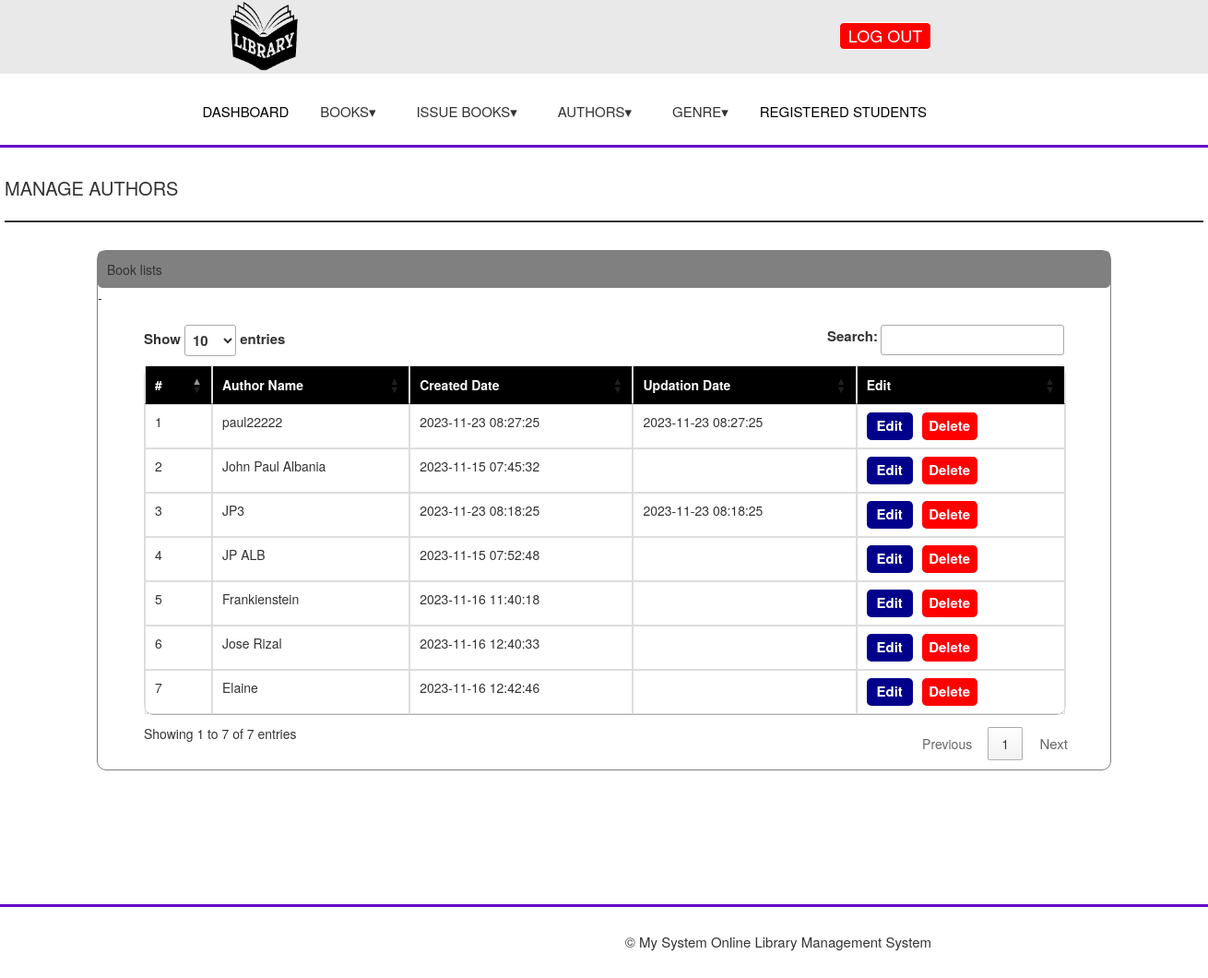
Page /admin/mautors.php on the committed database.
### tables this page shows
CREATE TABLE `tbautor` (
  `id` int(30) NOT NULL,
  `authorname` varchar(30) NOT NULL,
  `createddate` timestamp NOT NULL DEFAULT current_timestamp() ON UPDATE current_timestamp(),
  `updatedate` timestamp NULL DEFAULT NULL ON UPDATE current_timestamp()
);

### admin/tomautors.php (the view, shortened to what this page needs)
<?php
include "../connet.php";
$query = "SELECT * FROM tbautor";
$result = mysqli_query($db, $query);
if ($result) {
    if (mysqli_num_rows($result) > 0) {
        while ($row = mysqli_fetch_assoc($result)) {
            echo "<tr>";
            echo "<td style='text-align: left;'>{$row['id']}</td>";
            echo "<td style='text-align: left;'>{$row['authorname']}</td>";
            echo "<td style='text-align: left;'>{$row['createddate']}</td>";
            echo "<td style='text-align: left;'>{$row['updatedate']}</td>";
            echo "<td>";
            echo "<button onclick='editAuthor(\"{$row['id']}\")' style='border: 0px solid; height: 30px; width: 50px; border-radius: 5px; background-color: darkblue; color: white; font-size: 15px; font-weight: bold;'>Edit</button>";
            echo "<button onclick='deleteauthor({$row['id']})'style='border: 0px solid; height:30px; width: 60px; border-radius: 5px;  background-color: red; color: white; margin-left:10px; font-size: 15px; font-weight: bold;'>Delete</button>";
            echo "</td>";
            echo "</tr>";
        }
    } else {
        echo "<tr><td colspan='3'>No matching records found.</td></tr>";
    }
} else {
    echo "<tr><td colspan='3'>Error fetching authors: " . mysqli_error($db) . "</td></tr>";
}
?>

### admin/mautors.php (shortened to what this page needs)
<!DOCTYPE html>
<html lang="en">
   <head>
   <link rel="stylesheet" type="text/css" href="../extend/style.css">
    <link rel="stylesheet" href="https://maxcdn.bootstrapcdn.com/bootstrap/3.4.1/css/bootstrap.min.css">
    <link rel="stylesheet" href="https://cdn.datatables.net/1.13.7/css/jquery.dataTables.min.css">
   </head>
   <body>
      <div class="wrapper">
         <div class="header2">
            <a href="administrator.php">
            <img src="../pics/logo.png" class="img" alt="Logo">
            </a>
            <div class="bb">
               <button type="button" onclick="logout()">LOG OUT</button>
            </div>
         </div>
      </div>
      <header>
         <nav class="n">
            <ul>
               <li><a href="administrator.php">DASHBOARD</a></li>
               <li class="dropdown books-dropdown">
                  <a href="#">BOOKS▾</a>
               </li>
               <li class="dropdown issue-books-dropdown">
                  <a href="#">ISSUE BOOKS▾</a>
               </li>
               <li class="dropdown authors-dropdown">
                  <a href="#">AUTHORS▾</a>
               </li>
               <li class="dropdown genre-dropdown">
                  <a href="#">GENRE▾</a>
               </li>
               <li><a href="reg.php">REGISTERED STUDENTS</a></li>
            </ul>
         </nav>
      </header>
      <div class="section2">
      <div class="dashboard-box">
                <p>MANAGE AUTHORS</p>
            </div>
         <div class="mbook">
            <p style="margin-top: -30px; margin-left: 10px;">Book lists</p>
            <table class='table table-bordered table-hover' style='margin-left: 50px; width: 1000px; margin-top: 15px; border-radius: 10px;' id='bookTable'>
               <thead>
                  <tr style='background-color: black; color: white;'>
                     <th>#</th>
                     <th>Author Name</th>
                     <th>Created Date</th>
                     <th>Updation Date</th>
                     <th>Edit</th>
                  </tr>
               </thead>
               <tbody>
                  <?php
                    include "tomautors.php";
                     ?>
               </tbody>
            </table>
        </div>
         </div>
      <footer>
         <h1>© My System Online Library Management System</h1>
      </footer>
   </body>
</html>

### extend/style.css (style rules this page uses)
html, body, div, span, object, iframe, h1, h2, h3, h4, h5, h6, p, blockquote, pre, abbr, address, cite, code, del, dfn, em, img, ins, kbd, q, samp, small, strong, sub, sup, var, b, i, dl, dt, dd, ol, ul, li, fieldset, form, label, legend, table, caption, tbody, tfoot, thead, tr, th, td, article, aside, canvas, details, figcaption, figure, footer, header, hgroup, menu, nav, section, summary, time, mark, audio, video { margin: 0; padding: 0; border: 0; outline: 0; font-size: 100%; vertical-align: baseline; background: transparent; }
body { line-height: 1; }
article, aside, details, figcaption, figure, footer, header, hgroup, menu, nav, section { display: block; }
nav ul { list-style: none; }
a { margin: 0; padding: 0; font-size: 100%; vertical-align: baseline; background: transparent; }
table { border-collapse: collapse; border-spacing: 0; }
.wrapper { height: 80px; width: auto; }
.header2 { height: 80px; width: 100%; background-color: #e9e9e9; }
header { height: 80px; width: 100%; border-bottom: 3px solid rgb(100, 0, 201); }
footer { min-height: 80px; width: auto; border-top: 3px solid rgb(100, 0, 201); }
footer h1 { text-align: right; font-size: 15px; margin-right: 300px; padding-top: 10px; }
.header2 img { position: fixed relative; width: 75px; height: auto; margin-left: 250px; }
li a { color: black; font-size: 15px; text-decoration: none; font-weight: normal; position: relative; }
nav { float: right; margin-right: 300px; padding-top: 33px; }
.n { float: right; margin-right: 285px; padding-top: 20px; }
nav li { display: inline-block; margin-right: 20px; }
* { box-sizing: border-box; }
a { color: #007bff; text-decoration: none; }
.dropdown { position: relative; display: inline-block; }
.dropdown a { text-decoration: none; color: #333; padding: 10px; display: inline-block; border-radius: 5px; }
.dashboard-box { border-bottom: 2px solid #333; padding: 10px; text-align: left; width: 1300px; margin-top: 20px; margin-left: auto; margin-right: auto; }
.dashboard-box p { margin-left: -10px; font-size: 20px; }
.bb button { float: right; margin-top: -55px; margin-right: 300px; width: 100px; height: 30px; font-size: 18px; background-color: red; border: 1px solid; color: white; border-radius: 5px; }
.section2 { min-height: 800px; }
.mbook { min-height: 300px; width: 1100px; border: 1px solid gray; border-radius: 10px; margin: 0 auto; margin-bottom: 40px; margin-top: 30px; }
.mbook::before { content: ""; display: block; position: relative; width: 100%; height: 40px; background-color: grey; z-index: -1; border-radius: 5px; }
.mbook p { margin-top: -30px; margin-left: 10px; }

### rows in the picture
tbautor: id "1", authorname "paul22222", createddate "2023-11-23 08:27:25", updatedate "2023-11-23 08:27:25"
tbautor: id "2", authorname "John Paul Albania", createddate "2023-11-15 07:45:32"
tbautor: id "3", authorname "JP3", createddate "2023-11-23 08:18:25", updatedate "2023-11-23 08:18:25"
tbautor: id "4", authorname "JP ALB", createddate "2023-11-15 07:52:48"
tbautor: id "5", authorname "Frankienstein", createddate "2023-11-16 11:40:18"
tbautor: id "6", authorname "Jose Rizal", createddate "2023-11-16 12:40:33"
tbautor: id "7", authorname "Elaine", createddate "2023-11-16 12:42:46"
